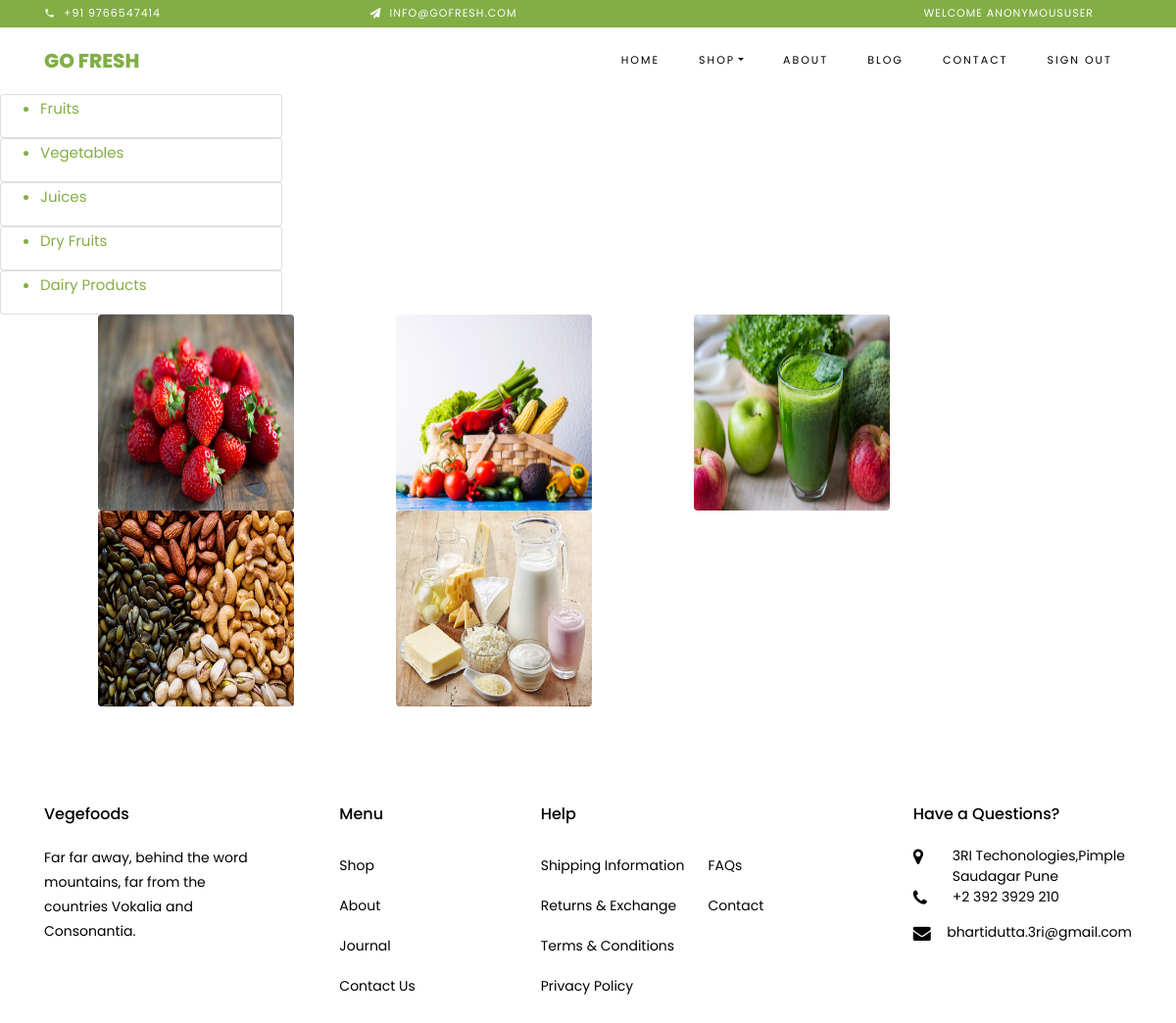
The app's page /shop/ with its own data.
### category/models.py (models this page shows, shortened)
class Category(models.Model):
    categoryname = models.CharField(max_length=20, unique=True)
    cat_images = models.ImageField(upload_to='images')
    slug = models.SlugField(max_length=200, unique=True)
    class Meta:
        verbose_name = 'category'
        verbose_name_plural = 'categories'

### shop/views.py (the view)
# urls.py: path('shop/', showcategories, name='shop'),
def showcategories(request):
    cat = Category.objects.all()
    return render(request, "shop.html", {'c': cat})

### shop/templates/shop.html
{% extends './base.html'%}
{% block content %}
{% load static %}
{% for e in c %}
<tr>
    <div  class="card" style="width: 18rem;">
    <ul>
        <a href="/showproducts/{{e.slug}}"><li>{{e.categoryname}}</li></a>
    </ul>
    </div>
</tr>
{% endfor %}
{% for e in c %}
    <img src="{{ e.cat_images.url }}" class="rounded float-start" height="200px" width="200px" alt="..." style="margin-left:100px;">
{% endfor %}
{% endblock %}

### templates/base.html (shortened to what this page needs)
<!DOCTYPE html>
{% block header %}
{% load static %}
<html lang="en">
  <head>
    <link rel="stylesheet" href="{% static 'css/open-iconic-bootstrap.min.css' %}" rel="stylesheet">
    <link rel="stylesheet" href="{% static 'css/animate.css' %}">
    <link rel="stylesheet" href="{% static 'css/owl.carousel.min.css' %}">
    <link rel="stylesheet" href="{% static 'css/owl.theme.default.min.css' %}">
    <link rel="stylesheet" href="{% static 'css/magnific-popup.css' %}">
    <link rel="stylesheet" href="{% static 'css/aos.css' %}">
    <link rel="stylesheet" href="{% static 'css/ionicons.min.css' %}">
    <link rel="stylesheet" href="{% static 'css/bootstrap-datepicker.css' %}">
    <link rel="stylesheet" href="{% static 'css/jquery.timepicker.css' %}">
    <link rel="stylesheet" href="{% static 'css/flaticon.css' %}">
    <link rel="stylesheet" href="{% static 'css/icomoon.css' %}">
    <link rel="stylesheet" href="{% static 'css/style.css' %}">
  </head>
  <body class="goto-here">
		<div class="py-1 bg-primary">
    	<div class="container">
    		<div class="row no-gutters d-flex align-items-start align-items-center px-md-0">
	    		<div class="col-lg-12 d-block">
		    		<div class="row d-flex">
		    			<div class="col-md pr-4 d-flex topper align-items-center">
					    	<div class="icon mr-2 d-flex justify-content-center align-items-center"><span class="icon-phone2"></span></div>
						    <span class="text">+91 9766547414</span>
					    </div>
					    <div class="col-md pr-4 d-flex topper align-items-center">
					    	<div class="icon mr-2 d-flex justify-content-center align-items-center"><span class="icon-paper-plane"></span></div>
						    <span class="text">info@gofresh.com</span>
					    </div>
                        <div class="col-md-5 pr-4 d-flex topper align-items-center text-lg-right">
						    <span class="text">Welcome {{user}}</span>
					    </div>
				    </div>
			    </div>
		    </div>
		  </div>
    </div>
    <nav class="navbar navbar-expand-lg navbar-dark ftco_navbar bg-dark ftco-navbar-light" id="ftco-navbar">
	    <div class="container">
	      <a class="navbar-brand" href="{% url 'base' %}">Go Fresh</a>
	      <div class="collapse navbar-collapse" id="ftco-nav">
	        <ul class="navbar-nav ml-auto">
	          <li class="nav-item active"><a href="{% url 'base' %}" class="nav-link">Home</a></li>
	          <li class="nav-item dropdown">
              <a class="nav-link dropdown-toggle" href="#" id="dropdown04" data-toggle="dropdown" aria-haspopup="true" aria-expanded="false">Shop</a>
            </li>
	          <li class="nav-item"><a href="{% url 'about' %}" class="nav-link">About</a></li>
	          <li class="nav-item"><a href="{% url 'blog' %}" class="nav-link">Blog</a></li>
	          <li class="nav-item"><a href="{% url 'contact' %}" class="nav-link">Contact</a></li>
				<li class="nav-item"><a href="{% url 'logout' %}" class="nav-link">sign out</a></li>
	        </ul>
	      </div>
	    </div>
	  </nav>
		{% endblock %}
		{% block content %}{% endblock %}
		{% block footer %}
    <footer class="ftco-footer ftco-section">
      <div class="container">
        <div class="row mb-5">
          <div class="col-md">
            <div class="ftco-footer-widget mb-4">
              <h2 class="ftco-heading-2">Vegefoods</h2>
              <p>Far far away, behind the word mountains, far from the countries Vokalia and Consonantia.</p>
              <ul class="ftco-footer-social list-unstyled float-md-left float-lft mt-5">
              </ul>
            </div>
          </div>
          <div class="col-md">
            <div class="ftco-footer-widget mb-4 ml-md-5">
              <h2 class="ftco-heading-2">Menu</h2>
              <ul class="list-unstyled">
                <li><a href="#" class="py-2 d-block">Shop</a></li>
                <li><a href="#" class="py-2 d-block">About</a></li>
                <li><a href="#" class="py-2 d-block">Journal</a></li>
                <li><a href="#" class="py-2 d-block">Contact Us</a></li>
              </ul>
            </div>
          </div>
          <div class="col-md-4">
             <div class="ftco-footer-widget mb-4">
              <h2 class="ftco-heading-2">Help</h2>
              <div class="d-flex">
	              <ul class="list-unstyled mr-l-5 pr-l-3 mr-4">
	                <li><a href="#" class="py-2 d-block">Shipping Information</a></li>
	                <li><a href="#" class="py-2 d-block">Returns &amp; Exchange</a></li>
	                <li><a href="#" class="py-2 d-block">Terms &amp; Conditions</a></li>
	                <li><a href="#" class="py-2 d-block">Privacy Policy</a></li>
	              </ul>
	              <ul class="list-unstyled">
	                <li><a href="#" class="py-2 d-block">FAQs</a></li>
	                <li><a href="#" class="py-2 d-block">Contact</a></li>
	              </ul>
	            </div>
            </div>
          </div>
          <div class="col-md">
            <div class="ftco-footer-widget mb-4">
            	<h2 class="ftco-heading-2">Have a Questions?</h2>
            	<div class="block-23 mb-3">
	              <ul>
	                <li><span class="icon icon-map-marker"></span><span class="text">3RI Techonologies,Pimple Saudagar Pune</span></li>
	                <li><a href="#"><span class="icon icon-phone"></span><span class="text">+2 392 3929 210</span></a></li>
	                <li><a href="#"><span class="icon icon-envelope"></span><span class="text">bhartidutta.3ri@gmail.com</span></a></li>
	              </ul>
	            </div>
            </div>
          </div>
        </div>
      </div>
    </footer>
  </body>
</html>
{% endblock %}

### Vegefruits/static/css/icomoon.css (style rules this page uses)
[class^="icon-"], [class*=" icon-"] { font-family: 'icomoon' !important; speak: none; font-style: normal; font-weight: normal; font-variant: normal; text-transform: none; line-height: 1; -webkit-font-smoothing: antialiased; -moz-osx-font-smoothing: grayscale; }
.icon-map-marker:before { content: "\f041"; }
.icon-phone:before { content: "\f095"; }
.icon-envelope:before { content: "\f0e0"; }
.icon-paper-plane:before { content: "\f1d8"; }
.icon-phone2:before { content: "\e0cd"; }

### records on screen
Category: categoryname "Fruits", cat_images (picture)
Category: categoryname "Vegetables", cat_images (picture)
Category: categoryname "Juices", cat_images (picture)
Category: categoryname "Dry Fruits", cat_images (picture)
Category: categoryname "Dairy Products", cat_images (picture)

### other values on screen
{{ user }} "ANONYMOUSUSER"
